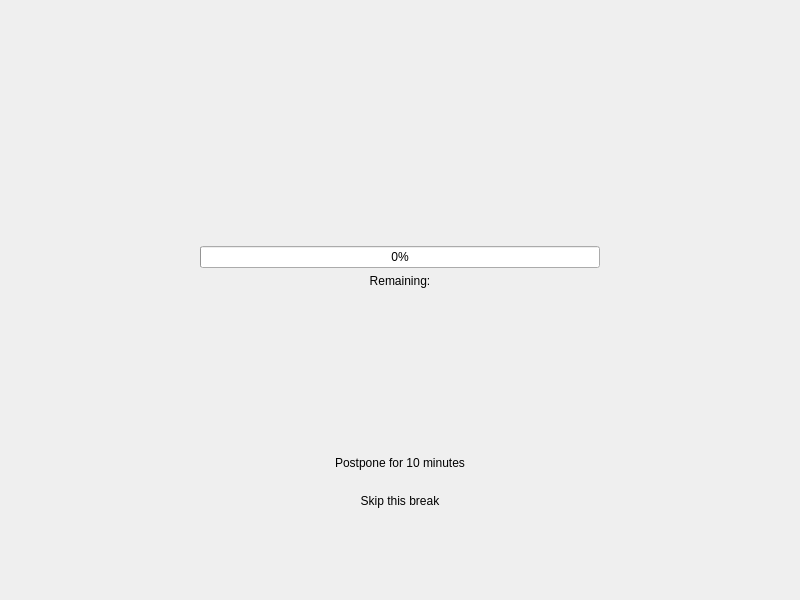
<?xml version="1.0" encoding="UTF-8"?>
<ui version="4.0">
 <class>MainWindow</class>
 <widget class="QMainWindow" name="MainWindow">
  <property name="geometry">
   <rect>
    <x>0</x>
    <y>0</y>
    <width>800</width>
    <height>600</height>
   </rect>
  </property>
  <property name="windowTitle">
   <string>MainWindow</string>
  </property>
  <widget class="QWidget" name="centralwidget">
   <layout class="QVBoxLayout" name="verticalLayout">
    <item>
     <spacer name="verticalSpacer">
      <property name="orientation">
       <enum>Qt::Vertical</enum>
      </property>
      <property name="sizeHint" stdset="0">
       <size>
        <width>20</width>
        <height>75</height>
       </size>
      </property>
     </spacer>
    </item>
    <item>
     <spacer name="verticalSpacer_4">
      <property name="orientation">
       <enum>Qt::Vertical</enum>
      </property>
      <property name="sizeHint" stdset="0">
       <size>
        <width>20</width>
        <height>40</height>
       </size>
      </property>
     </spacer>
    </item>
    <item>
     <spacer name="verticalSpacer_6">
      <property name="orientation">
       <enum>Qt::Vertical</enum>
      </property>
      <property name="sizeHint" stdset="0">
       <size>
        <width>20</width>
        <height>40</height>
       </size>
      </property>
     </spacer>
    </item>
    <item alignment="Qt::AlignHCenter|Qt::AlignVCenter">
     <widget class="QProgressBar" name="mProgressBar">
      <property name="minimumSize">
       <size>
        <width>400</width>
        <height>0</height>
       </size>
      </property>
      <property name="value">
       <number>0</number>
      </property>
     </widget>
    </item>
    <item>
     <widget class="QLabel" name="mRemainingLabel">
      <property name="text">
       <string notr="true">Remaining:</string>
      </property>
      <property name="alignment">
       <set>Qt::AlignCenter</set>
      </property>
     </widget>
    </item>
    <item>
     <spacer name="verticalSpacer_3">
      <property name="orientation">
       <enum>Qt::Vertical</enum>
      </property>
      <property name="sizeHint" stdset="0">
       <size>
        <width>20</width>
        <height>40</height>
       </size>
      </property>
     </spacer>
    </item>
    <item>
     <spacer name="verticalSpacer_5">
      <property name="orientation">
       <enum>Qt::Vertical</enum>
      </property>
      <property name="sizeHint" stdset="0">
       <size>
        <width>20</width>
        <height>40</height>
       </size>
      </property>
     </spacer>
    </item>
    <item alignment="Qt::AlignHCenter">
     <widget class="QPushButton" name="mPostponeButton">
      <property name="minimumSize">
       <size>
        <width>200</width>
        <height>0</height>
       </size>
      </property>
      <property name="maximumSize">
       <size>
        <width>300</width>
        <height>100</height>
       </size>
      </property>
      <property name="text">
       <string notr="true">Postpone for 10 minutes</string>
      </property>
      <property name="flat">
       <bool>true</bool>
      </property>
     </widget>
    </item>
    <item>
     <spacer name="verticalSpacer_7">
      <property name="orientation">
       <enum>Qt::Vertical</enum>
      </property>
      <property name="sizeType">
       <enum>QSizePolicy::Preferred</enum>
      </property>
      <property name="sizeHint" stdset="0">
       <size>
        <width>20</width>
        <height>10</height>
       </size>
      </property>
     </spacer>
    </item>
    <item alignment="Qt::AlignHCenter">
     <widget class="QPushButton" name="mSkipButton">
      <property name="minimumSize">
       <size>
        <width>200</width>
        <height>0</height>
       </size>
      </property>
      <property name="maximumSize">
       <size>
        <width>300</width>
        <height>16777215</height>
       </size>
      </property>
      <property name="text">
       <string>Skip this break</string>
      </property>
      <property name="flat">
       <bool>true</bool>
      </property>
     </widget>
    </item>
    <item>
     <spacer name="verticalSpacer_2">
      <property name="orientation">
       <enum>Qt::Vertical</enum>
      </property>
      <property name="sizeHint" stdset="0">
       <size>
        <width>20</width>
        <height>20</height>
       </size>
      </property>
     </spacer>
    </item>
   </layout>
  </widget>
 </widget>
 <resources/>
 <connections/>
</ui>
